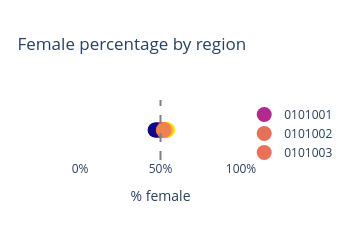

The notebook cell saved with this chart:
### Code cell
from graph_programs.female_percentage import update_female_percentage_graph

fig_percent_1 = update_female_percentage_graph(data, gdf_small, fig_percent)
fig_percent_1.show()

### Figure 1 — Plotly figure (JSON) as saved in the notebook; plotly's stock layout.template omitted (floating-point values rounded to 4 significant figures)
{"data": [{"marker": {"cmax": 54.51, "cmin": 46.62, "color": [49.8], "size": 15}, "mode": "markers", "name": "0101001", "type": "scatter", "x": [49.8], "y": [1]}, {"marker": {"cmax": 54.51, "cmin": 46.62, "color": [51.64], "size": 15}, "mode": "markers", "name": "0101002", "type": "scatter", "x": [51.64], "y": [1]}, {"marker": {"cmax": 54.51, "cmin": 46.62, "color": [51.69], "size": 15}, "mode": "markers", "name": "0101003", "type": "scatter", "x": [51.69], "y": [1]}, {"marker": {"cmax": 54.51, "cmin": 46.62, "color": [50.44], "size": 15}, "mode": "markers", "name": "0101004", "type": "scatter", "x": [50.44], "y": [1]}, {"marker": {"cmax": 54.51, "cmin": 46.62, "color": [50.34], "size": 15}, "mode": "markers", "name": "0101005", "type": "scatter", "x": [50.34], "y": [1]}, {"marker": {"cmax": 54.51, "cmin": 46.62, "color": [51.66], "size": 15}, "mode": "markers", "name": "0101006", "type": "scatter", "x": [51.66], "y": [1]}, {"marker": {"cmax": 54.51, "cmin": 46.62, "color": [50.91], "size": 15}, "mode": "markers", "name": "0101007", "type": "scatter", "x": [50.91], "y": [1]}, {"marker": {"cmax": 54.51, "cmin": 46.62, "color": [50.66], "size": 15}, "mode": "markers", "name": "0101008", "type": "scatter", "x": [50.66], "y": [1]}, {"marker": {"cmax": 54.51, "cmin": 46.62, "color": [51.84], "size": 15}, "mode": "markers", "name": "0101009", "type": "scatter", "x": [51.84], "y": [1]}, {"marker": {"cmax": 54.51, "cmin": 46.62, "color": [53.02], "size": 15}, "mode": "markers", "name": "0101010", "type": "scatter", "x": [53.02], "y": [1]}, {"marker": {"cmax": 54.51, "cmin": 46.62, "color": [51.85], "size": 15}, "mode": "markers", "name": "0101011", "type": "scatter", "x": [51.85], "y": [1]}, {"marker": {"cmax": 54.51, "cmin": 46.62, "color": [50.46], "size": 15}, "mode": "markers", "name": "0101012", "type": "scatter", "x": [50.46], "y": [1]}, {"marker": {"cmax": 54.51, "cmin": 46.62, "color": [50.91], "size": 15}, "mode": "markers", "name": "0101013", "type": "scatter", "x": [50.91], "y": [1]}, {"marker": {"cmax": 54.51, "cmin": 46.62, "color": [51.39], "size": 15}, "mode": "markers", "name": "0101014", "type": "scatter", "x": [51.39], "y": [1]}, {"marker": {"cmax": 54.51, "cmin": 46.62, "color": [53.36], "size": 15}, "mode": "markers", "name": "0101015", "type": "scatter", "x": [53.36], "y": [1]}, {"marker": {"cmax": 54.51, "cmin": 46.62, "color": [51.63], "size": 15}, "mode": "markers", "name": "0101016", "type": "scatter", "x": [51.63], "y": [1]}, {"marker": {"cmax": 54.51, "cmin": 46.62, "color": [53.04], "size": 15}, "mode": "markers", "name": "0102001", "type": "scatter", "x": [53.04], "y": [1]}, {"marker": {"cmax": 54.51, "cmin": 46.62, "color": [53.42], "size": 15}, "mode": "markers", "name": "0102002", "type": "scatter", "x": [53.42], "y": [1]}, {"marker": {"cmax": 54.51, "cmin": 46.62, "color": [54.01], "size": 15}, "mode": "markers", "name": "0102003", "type": "scatter", "x": [54.01], "y": [1]}, {"marker": {"cmax": 54.51, "cmin": 46.62, "color": [53.65], "size": 15}, "mode": "markers", "name": "0102004", "type": "scatter", "x": [53.65], "y": [1]}, {"marker": {"cmax": 54.51, "cmin": 46.62, "color": [54.09], "size": 15}, "mode": "markers", "name": "0102005", "type": "scatter", "x": [54.09], "y": [1]}, {"marker": {"cmax": 54.51, "cmin": 46.62, "color": [50.8], "size": 15}, "mode": "markers", "name": "0102006", "type": "scatter", "x": [50.8], "y": [1]}, {"marker": {"cmax": 54.51, "cmin": 46.62, "color": [51.25], "size": 15}, "mode": "markers", "name": "0102007", "type": "scatter", "x": [51.25], "y": [1]}, {"marker": {"cmax": 54.51, "cmin": 46.62, "color": [52.04], "size": 15}, "mode": "markers", "name": "0102008", "type": "scatter", "x": [52.04], "y": [1]}, {"marker": {"cmax": 54.51, "cmin": 46.62, "color": [52.56], "size": 15}, "mode": "markers", "name": "0102009", "type": "scatter", "x": [52.56], "y": [1]}, {"marker": {"cmax": 54.51, "cmin": 46.62, "color": [54.25], "size": 15}, "mode": "markers", "name": "0102010", "type": "scatter", "x": [54.25], "y": [1]}, {"marker": {"cmax": 54.51, "cmin": 46.62, "color": [51.31], "size": 15}, "mode": "markers", "name": "0102011", "type": "scatter", "x": [51.31], "y": [1]}, {"marker": {"cmax": 54.51, "cmin": 46.62, "color": [54.51], "size": 15}, "mode": "markers", "name": "0102012", "type": "scatter", "x": [54.51], "y": [1]}, {"marker": {"cmax": 54.51, "cmin": 46.62, "color": [53.89], "size": 15}, "mode": "markers", "name": "0102013", "type": "scatter", "x": [53.89], "y": [1]}, {"marker": {"cmax": 54.51, "cmin": 46.62, "color": [50.78], "size": 15}, "mode": "markers", "name": "0102014", "type": "scatter", "x": [50.78], "y": [1]}, {"marker": {"cmax": 54.51, "cmin": 46.62, "color": [51.61], "size": 15}, "mode": "markers", "name": "0102015", "type": "scatter", "x": [51.61], "y": [1]}, {"marker": {"cmax": 54.51, "cmin": 46.62, "color": [52.2], "size": 15}, "mode": "markers", "name": "0102016", "type": "scatter", "x": [52.2], "y": [1]}, {"marker": {"cmax": 54.51, "cmin": 46.62, "color": [47.8], "size": 15}, "mode": "markers", "name": "0102017", "type": "scatter", "x": [47.8], "y": [1]}, {"marker": {"cmax": 54.51, "cmin": 46.62, "color": [53.39], "size": 15}, "mode": "markers", "name": "0102018", "type": "scatter", "x": [53.39], "y": [1]}, {"marker": {"cmax": 54.51, "cmin": 46.62, "color": [50.72], "size": 15}, "mode": "markers", "name": "0103001", "type": "scatter", "x": [50.72], "y": [1]}, {"marker": {"cmax": 54.51, "cmin": 46.62, "color": [51.4], "size": 15}, "mode": "markers", "name": "0103002", "type": "scatter", "x": [51.4], "y": [1]}, {"marker": {"cmax": 54.51, "cmin": 46.62, "color": [52.67], "size": 15}, "mode": "markers", "name": "0103003", "type": "scatter", "x": [52.67], "y": [1]}, {"marker": {"cmax": 54.51, "cmin": 46.62, "color": [51.39], "size": 15}, "mode": "markers", "name": "0103004", "type": "scatter", "x": [51.39], "y": [1]}, {"marker": {"cmax": 54.51, "cmin": 46.62, "color": [51.13], "size": 15}, "mode": "markers", "name": "0103005", "type": "scatter", "x": [51.13], "y": [1]}, {"marker": {"cmax": 54.51, "cmin": 46.62, "color": [50.63], "size": 15}, "mode": "markers", "name": "0103006", "type": "scatter", "x": [50.63], "y": [1]}, {"marker": {"cmax": 54.51, "cmin": 46.62, "color": [51.35], "size": 15}, "mode": "markers", "name": "0103007", "type": "scatter", "x": [51.35], "y": [1]}, {"marker": {"cmax": 54.51, "cmin": 46.62, "color": [50.99], "size": 15}, "mode": "markers", "name": "0103008", "type": "scatter", "x": [50.99], "y": [1]}, {"marker": {"cmax": 54.51, "cmin": 46.62, "color": [51.74], "size": 15}, "mode": "markers", "name": "0103009", "type": "scatter", "x": [51.74], "y": [1]}, {"marker": {"cmax": 54.51, "cmin": 46.62, "color": [49.95], "size": 15}, "mode": "markers", "name": "0103010", "type": "scatter", "x": [49.95], "y": [1]}, {"marker": {"cmax": 54.51, "cmin": 46.62, "color": [51.02], "size": 15}, "mode": "markers", "name": "0103011", "type": "scatter", "x": [51.02], "y": [1]}, {"marker": {"cmax": 54.51, "cmin": 46.62, "color": [51.65], "size": 15}, "mode": "markers", "name": "0103012", "type": "scatter", "x": [51.65], "y": [1]}, {"marker": {"cmax": 54.51, "cmin": 46.62, "color": [51.45], "size": 15}, "mode": "markers", "name": "0103013", "type": "scatter", "x": [51.45], "y": [1]}, {"marker": {"cmax": 54.51, "cmin": 46.62, "color": [49.93], "size": 15}, "mode": "markers", "name": "0103014", "type": "scatter", "x": [49.93], "y": [1]}, {"marker": {"cmax": 54.51, "cmin": 46.62, "color": [52.79], "size": 15}, "mode": "markers", "name": "0103015", "type": "scatter", "x": [52.79], "y": [1]}, {"marker": {"cmax": 54.51, "cmin": 46.62, "color": [51.36], "size": 15}, "mode": "markers", "name": "0103016", "type": "scatter", "x": [51.36], "y": [1]}, {"marker": {"cmax": 54.51, "cmin": 46.62, "color": [51.42], "size": 15}, "mode": "markers", "name": "0103017", "type": "scatter", "x": [51.42], "y": [1]}, {"marker": {"cmax": 54.51, "cmin": 46.62, "color": [52.65], "size": 15}, "mode": "markers", "name": "0104001", "type": "scatter", "x": [52.65], "y": [1]}, {"marker": {"cmax": 54.51, "cmin": 46.62, "color": [51.0], "size": 15}, "mode": "markers", "name": "0104002", "type": "scatter", "x": [51.0], "y": [1]}, {"marker": {"cmax": 54.51, "cmin": 46.62, "color": [51.12], "size": 15}, "mode": "markers", "name": "0104003", "type": "scatter", "x": [51.12], "y": [1]}, {"marker": {"cmax": 54.51, "cmin": 46.62, "color": [50.56], "size": 15}, "mode": "markers", "name": "0104004", "type": "scatter", "x": [50.56], "y": [1]}, {"marker": {"cmax": 54.51, "cmin": 46.62, "color": [51.01], "size": 15}, "mode": "markers", "name": "0104005", "type": "scatter", "x": [51.01], "y": [1]}, {"marker": {"cmax": 54.51, "cmin": 46.62, "color": [51.19], "size": 15}, "mode": "markers", "name": "0104006", "type": "scatter", "x": [51.19], "y": [1]}, {"marker": {"cmax": 54.51, "cmin": 46.62, "color": [50.59], "size": 15}, "mode": "markers", "name": "0104007", "type": "scatter", "x": [50.59], "y": [1]}, {"marker": {"cmax": 54.51, "cmin": 46.62, "color": [52.08], "size": 15}, "mode": "markers", "name": "0104008", "type": "scatter", "x": [52.08], "y": [1]}, {"marker": {"cmax": 54.51, "cmin": 46.62, "color": [51.98], "size": 15}, "mode": "markers", "name": "0104009", "type": "scatter", "x": [51.98], "y": [1]}, {"marker": {"cmax": 54.51, "cmin": 46.62, "color": [50.05], "size": 15}, "mode": "markers", "name": "0104010", "type": "scatter", "x": [50.05], "y": [1]}, {"marker": {"cmax": 54.51, "cmin": 46.62, "color": [51.11], "size": 15}, "mode": "markers", "name": "0104011", "type": "scatter", "x": [51.11], "y": [1]}, {"marker": {"cmax": 54.51, "cmin": 46.62, "color": [50.85], "size": 15}, "mode": "markers", "name": "0104012", "type": "scatter", "x": [50.85], "y": [1]}, {"marker": {"cmax": 54.51, "cmin": 46.62, "color": [50.97], "size": 15}, "mode": "markers", "name": "0104013", "type": "scatter", "x": [50.97], "y": [1]}, {"marker": {"cmax": 54.51, "cmin": 46.62, "color": [50.63], "size": 15}, "mode": "markers", "name": "0104014", "type": "scatter", "x": [50.63], "y": [1]}, {"marker": {"cmax": 54.51, "cmin": 46.62, "color": [53.17], "size": 15}, "mode": "markers", "name": "0104015", "type": "scatter", "x": [53.17], "y": [1]}, {"marker": {"cmax": 54.51, "cmin": 46.62, "color": [50.82], "size": 15}, "mode": "markers", "name": "0104016", "type": "scatter", "x": [50.82], "y": [1]}, {"marker": {"cmax": 54.51, "cmin": 46.62, "color": [50.52], "size": 15}, "mode": "markers", "name": "0104017", "type": "scatter", "x": [50.52], "y": [1]}, {"marker": {"cmax": 54.51, "cmin": 46.62, "color": [50.41], "size": 15}, "mode": "markers", "name": "0105001", "type": "scatter", "x": [50.41], "y": [1]}, {"marker": {"cmax": 54.51, "cmin": 46.62, "color": [52.15], "size": 15}, "mode": "markers", "name": "0105002", "type": "scatter", "x": [52.15], "y": [1]}, {"marker": {"cmax": 54.51, "cmin": 46.62, "color": [48.34], "size": 15}, "mode": "markers", "name": "0105003", "type": "scatter", "x": [48.34], "y": [1]}, {"marker": {"cmax": 54.51, "cmin": 46.62, "color": [49.81], "size": 15}, "mode": "markers", "name": "0105004", "type": "scatter", "x": [49.81], "y": [1]}, {"marker": {"cmax": 54.51, "cmin": 46.62, "color": [51.79], "size": 15}, "mode": "markers", "name": "0105005", "type": "scatter", "x": [51.79], "y": [1]}, {"marker": {"cmax": 54.51, "cmin": 46.62, "color": [51.09], "size": 15}, "mode": "markers", "name": "0105006", "type": "scatter", "x": [51.09], "y": [1]}, {"marker": {"cmax": 54.51, "cmin": 46.62, "color": [50.98], "size": 15}, "mode": "markers", "name": "0105007", "type": "scatter", "x": [50.98], "y": [1]}, {"marker": {"cmax": 54.51, "cmin": 46.62, "color": [50.7], "size": 15}, "mode": "markers", "name": "0105008", "type": "scatter", "x": [50.7], "y": [1]}, {"marker": {"cmax": 54.51, "cmin": 46.62, "color": [53.07], "size": 15}, "mode": "markers", "name": "0105009", "type": "scatter", "x": [53.07], "y": [1]}, {"marker": {"cmax": 54.51, "cmin": 46.62, "color": [50.93], "size": 15}, "mode": "markers", "name": "0105010", "type": "scatter", "x": [50.93], "y": [1]}, {"marker": {"cmax": 54.51, "cmin": 46.62, "color": [49.27], "size": 15}, "mode": "markers", "name": "0105011", "type": "scatter", "x": [49.27], "y": [1]}, {"marker": {"cmax": 54.51, "cmin": 46.62, "color": [51.17], "size": 15}, "mode": "markers", "name": "0105012", "type": "scatter", "x": [51.17], "y": [1]}, {"marker": {"cmax": 54.51, "cmin": 46.62, "color": [52.34], "size": 15}, "mode": "markers", "name": "0105013", "type": "scatter", "x": [52.34], "y": [1]}, {"marker": {"cmax": 54.51, "cmin": 46.62, "color": [51.24], "size": 15}, "mode": "markers", "name": "0105014", "type": "scatter", "x": [51.24], "y": [1]}, {"marker": {"cmax": 54.51, "cmin": 46.62, "color": [51.04], "size": 15}, "mode": "markers", "name": "0105015", "type": "scatter", "x": [51.04], "y": [1]}, {"marker": {"cmax": 54.51, "cmin": 46.62, "color": [51.13], "size": 15}, "mode": "markers", "name": "0106001", "type": "scatter", "x": [51.13], "y": [1]}, {"marker": {"cmax": 54.51, "cmin": 46.62, "color": [47.08], "size": 15}, "mode": "markers", "name": "0106002", "type": "scatter", "x": [47.08], "y": [1]}, {"marker": {"cmax": 54.51, "cmin": 46.62, "color": [52.28], "size": 15}, "mode": "markers", "name": "0106003", "type": "scatter", "x": [52.28], "y": [1]}, {"marker": {"cmax": 54.51, "cmin": 46.62, "color": [52.03], "size": 15}, "mode": "markers", "name": "0106004", "type": "scatter", "x": [52.03], "y": [1]}, {"marker": {"cmax": 54.51, "cmin": 46.62, "color": [50.65], "size": 15}, "mode": "markers", "name": "0106005", "type": "scatter", "x": [50.65], "y": [1]}, {"marker": {"cmax": 54.51, "cmin": 46.62, "color": [51.96], "size": 15}, "mode": "markers", "name": "0106006", "type": "scatter", "x": [51.96], "y": [1]}, {"marker": {"cmax": 54.51, "cmin": 46.62, "color": [52.45], "size": 15}, "mode": "markers", "name": "0106007", "type": "scatter", "x": [52.45], "y": [1]}, {"marker": {"cmax": 54.51, "cmin": 46.62, "color": [53.94], "size": 15}, "mode": "markers", "name": "0106008", "type": "scatter", "x": [53.94], "y": [1]}, {"marker": {"cmax": 54.51, "cmin": 46.62, "color": [52.91], "size": 15}, "mode": "markers", "name": "0106009", "type": "scatter", "x": [52.91], "y": [1]}, {"marker": {"cmax": 54.51, "cmin": 46.62, "color": [52.0], "size": 15}, "mode": "markers", "name": "0106010", "type": "scatter", "x": [52.0], "y": [1]}, {"marker": {"cmax": 54.51, "cmin": 46.62, "color": [52.47], "size": 15}, "mode": "markers", "name": "0106011", "type": "scatter", "x": [52.47], "y": [1]}, {"marker": {"cmax": 54.51, "cmin": 46.62, "color": [53.29], "size": 15}, "mode": "markers", "name": "0106012", "type": "scatter", "x": [53.29], "y": [1]}, {"marker": {"cmax": 54.51, "cmin": 46.62, "color": [52.15], "size": 15}, "mode": "markers", "name": "0106013", "type": "scatter", "x": [52.15], "y": [1]}, {"marker": {"cmax": 54.51, "cmin": 46.62, "color": [51.57], "size": 15}, "mode": "markers", "name": "0106014", "type": "scatter", "x": [51.57], "y": [1]}, {"marker": {"cmax": 54.51, "cmin": 46.62, "color": [46.62], "size": 15}, "mode": "markers", "name": "0106015", "type": "scatter", "x": [46.62], "y": [1]}, {"marker": {"cmax": 54.51, "cmin": 46.62, "color": [51.72], "size": 15}, "mode": "markers", "name": "0106016", "type": "scatter", "x": [51.72], "y": [1]}, {"marker": {"cmax": 54.51, "cmin": 46.62, "color": [52.09], "size": 15}, "mode": "markers", "name": "0107001", "type": "scatter", "x": [52.09], "y": [1]}], "layout": {"height": 225, "legend": {"itemclick": false}, "paper_bgcolor": "rgba(0, 0, 0, 0)", "plot_bgcolor": "rgba(0, 0, 0, 0)", "shapes": [{"line": {"color": "grey", "dash": "dash", "width": 2}, "type": "line", "x0": 50, "x1": 50, "xref": "x", "y0": 0, "y1": 1, "yref": "y domain"}], "title": {"text": "Female percentage by region"}, "width": 350, "xaxis": {"range": [0, 100], "showgrid": false, "tickmode": "array", "ticktext": ["0%", "50%", "100%"], "tickvals": [0, 50, 100], "title": {"text": "% female"}}, "yaxis": {"range": [0, 2], "showgrid": false, "visible": false}}}
